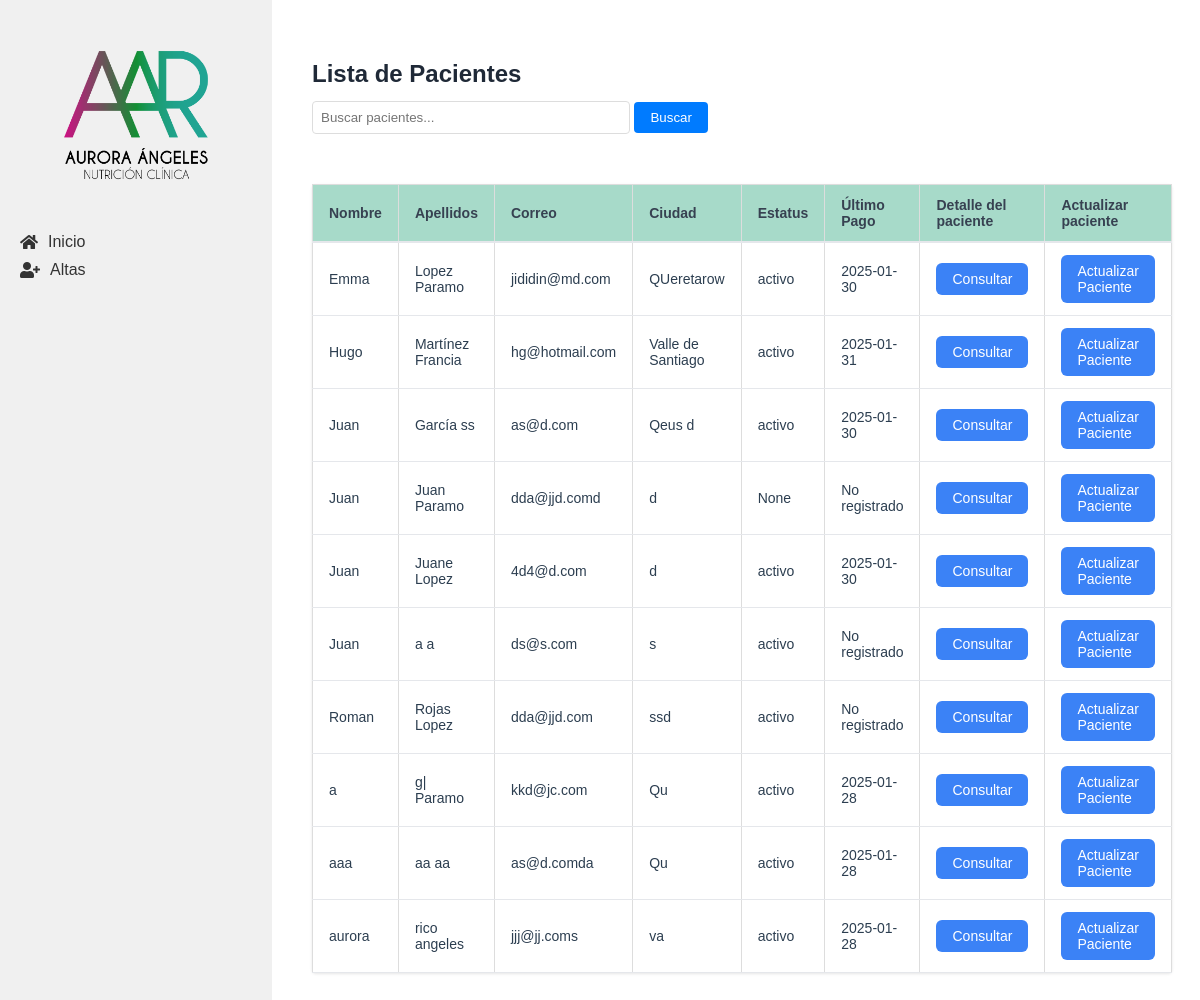
/pacientes, run on the app's committed database.
### tables this page shows
CREATE TABLE "pacientes" (
    id INTEGER PRIMARY KEY AUTOINCREMENT,
    nombre TEXT NOT NULL,
    apellido_paterno TEXT NOT NULL,
    apellido_materno TEXT NOT NULL,
    fecha_nacimiento TEXT NOT NULL,
    telefono TEXT,
    correo TEXT UNIQUE NOT NULL,
    ciudad TEXT NOT NULL, `status` TEXT,
    fecha_registro TIMESTAMP DEFAULT CURRENT_TIMESTAMP
);

### app/controllers/pacientes.py (the view)
@pacientes.route('/pacientes')
def lista_pacientes():
    busqueda = request.args.get('busqueda', '')
    pacientes = Paciente.buscar(busqueda)
    return render_template('lista_pacientes.html', pacientes=pacientes, busqueda=busqueda)

### app/db.py (called while the page is built)
def get_db():
    if 'db' not in g:
        g.db = sqlite3.connect(
            'pacientes.db',
            detect_types=sqlite3.PARSE_DECLTYPES
        )
        g.db.row_factory = sqlite3.Row
    return g.db

def query_db(query, args=(), one=False):
    cur = get_db().execute(query, args)
    rv = cur.fetchall()
    cur.close()
    return (rv[0] if rv else None) if one else rv

### app/models/paciente.py (called while the page is built)
    @staticmethod
    def buscar(busqueda):
        return query_db('''
            SELECT p.*,
                    (SELECT fecha_pago FROM pagos WHERE paciente_id = p.id ORDER BY fecha_pago DESC LIMIT 1) as ultimo_pago
            FROM pacientes p
            WHERE p.nombre LIKE ? OR p.apellido_paterno LIKE ? OR p.apellido_materno LIKE ?
            ORDER BY p.nombre, p.apellido_paterno, p.apellido_materno
        ''', ['%' + busqueda + '%'] * 3)

### app/templates/lista_pacientes.html (shortened to what this page needs)
{% extends "base.html" %}
{% block content %}
<div class="table-container">
    <header class="valoracion-header">
        <h2>Lista de Pacientes</h2>
        <form action="{{ url_for('pacientes.lista_pacientes') }}" method="get" class="search-form">
            <input type="text" name="busqueda" placeholder="Buscar pacientes..." value="{{ busqueda }}">
            <button type="submit">Buscar</button>
        </form>
    </header>
    <table class="table">
        <thead>
            <tr>
                <th class="table__header">Nombre</th>
                <th class="table__header">Apellidos</th>
                <th class="table__header">Correo</th>
                <th class="table__header">Ciudad</th>
                <th class="table__header">Estatus</th>
                <th class="table__header">Último Pago</th>
                <th class="table__header">Detalle del paciente</th>
                <th class="table__header">Actualizar paciente</th>
            </tr>
        </thead>
        <tbody>
            {% for paciente in pacientes %}
            <tr>
                <td class="table__cell">{{ paciente['nombre'] }}</td>
                <td class="table__cell">{{ paciente['apellido_paterno'] }} {{ paciente['apellido_materno'] }}</td>
                <td class="table__cell">{{ paciente['correo'] }}</td>
                <td class="table__cell">{{ paciente['ciudad'] }}</td>
                <td class="table__cell">{{ paciente['status'] }}</td>
                <td class="table__cell">{{ paciente['ultimo_pago'] if paciente['ultimo_pago'] else 'No registrado' }}</td>
                <td class="table__cell">
                    <a href="{{ url_for('pacientes.detalle_paciente', id=paciente['id']) }}" class="action-button">Consultar</a>
                </td>
                <td class="table__cell">
                    <a href="{{ url_for('pacientes.editar_paciente', id=paciente['id']) }}" class="action-button">Actualizar Paciente</a>
                </td>
            </tr>
            {% endfor %}
        </tbody>
    </table>
</div>
{% endblock %}

### app/static/css/style.css (style rules this page uses)
body { font-family: Arial, sans-serif; margin: 0; padding: 0; color: #2c3e50; }
.table { width: 100%; border-collapse: collapse; margin: 20px 0; font-size: 16px; text-align: left; }
.table__header, .table__cell { border: 1px solid #ddd; padding: 8px; text-align: left; }
.table__header { background-color: #f2f2f2; }
.table-container { overflow-x: auto; margin: 0 auto; border-radius: 4px; max-width: 1600px; padding: 20px; }
.table { max-width: 90%; background-color: white; margin: 0 auto; box-shadow: 0 1px 3px rgba(0, 0, 0, 0.1); border-radius: 4px; }
.table__header { padding: 12px 16px; text-align: left; font-weight: 600; font-size: 0.875rem; color: #374151; background-color: #119b6e5e; border-bottom: 2px solid #e5e7eb; }
.table__cell { padding: 12px 16px; font-size: 0.875rem; border-bottom: 1px solid #e5e7eb; }
.action-button { display: inline-flex; align-items: center; padding: 0.5rem 1rem; font-size: 0.875rem; font-weight: 500; border-radius: 0.375rem; background-color: #3b82f6; color: white; text-decoration: none; transition: background-color 0.2s; }
.valoracion-header { margin-bottom: 2rem; }
.valoracion-header h2 { color: #1f2937; margin-bottom: 0.5rem; }
.action-button { display: inline-flex; align-items: center; gap: 0.5rem; padding: 0.5rem 1rem; background-color: #3b82f6; color: white; border-radius: 0.375rem; text-decoration: none; font-size: 0.875rem; font-weight: 500; transition: background-color 0.2s; }
.search-form { margin-bottom: 50px; }
.search-form input[type="text"] { padding: 8px; width: 300px; border: 1px solid #ddd; border-radius: 4px; }
.search-form button { padding: 8px 16px; background-color: #007bff; color: white; border: none; border-radius: 4px; cursor: pointer; }

### app/static/css/form.css (style rules this page uses)
form input { width: 100%; padding: 10px; margin-top: 5px; border: 1px solid #90caf9; border-radius: 5px; }
button { padding: 10px; background-color: #1565c0; color: black; border: none; border-radius: 5px; cursor: pointer; }

### data on the page
pacientes: nombre "Emma", apellido_paterno "Lopez", apellido_materno "Paramo", correo "jididin@md.com", ciudad "QUeretarow", status "activo", paciente "2025-01-30"
pacientes: nombre "Hugo", apellido_paterno "Martínez", apellido_materno "Francia", correo "hg@hotmail.com", ciudad "Valle de Santiago", status "activo", paciente "2025-01-31"
pacientes: nombre "Juan", apellido_paterno "García", apellido_materno "ss", correo "as@d.com", ciudad "Qeus d", status "activo", paciente "2025-01-30"
pacientes: nombre "Juan", apellido_paterno "Juan", apellido_materno "Paramo", correo "dda@jjd.comd", ciudad "d", status "None", paciente "No registrado"
pacientes: nombre "Juan", apellido_paterno "Juane", apellido_materno "Lopez", correo "4d4@d.com", ciudad "d", status "activo", paciente "2025-01-30"
pacientes: nombre "Juan", apellido_paterno "a", apellido_materno "a", correo "ds@s.com", ciudad "s", status "activo", paciente "No registrado"
pacientes: nombre "Roman", apellido_paterno "Rojas", apellido_materno "Lopez", correo "dda@jjd.com", ciudad "ssd", status "activo", paciente "No registrado"
pacientes: nombre "a", apellido_paterno "g|", apellido_materno "Paramo", correo "kkd@jc.com", ciudad "Qu", status "activo", paciente "2025-01-28"
pacientes: nombre "aaa", apellido_paterno "aa", apellido_materno "aa", correo "as@d.comda", ciudad "Qu", status "activo", paciente "2025-01-28"
pacientes: nombre "aurora", apellido_paterno "rico", apellido_materno "angeles", correo "jjj@jj.coms", ciudad "va", status "activo", fecha_registro "2025-01-28"
